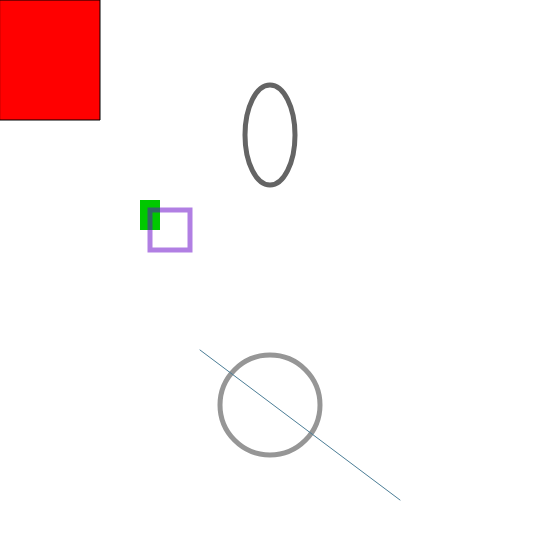
Frame 1 (no input)
Frame 60 (no input): identical to frame 1, image omitted
Frame 120 (the mouse pressed at the canvas centre since frame 60): identical to frame 1, image omitted

The p5.js sketch that drew this single still picture (run headless with seeded random() and noise() and a simulated clock; from frame 60 on, the mouse is pressed at the canvas centre):

// p5.js sketch
// ── sketch.js
function setup() {
    createCanvas(540, 540);
    background(255); // Bonne pratique : rafraîchir l'arrière-plan une première fois dans le 'setup'
}

function draw() {
    background(255); // Rafraîchissement de l'arrière-plan
    // Rectangle
    fill('#FF0000');
    stroke('rgb(0, 0, 0)');
    rect(0, 0, 100, 120);
    // Rectangle
    fill(0, 200, 0);
    noStroke();
    rect(140, 200, 20, 30);
    // Rectangle
    stroke('rgba(100, 0, 200, 0.5)');
    strokeWeight(5);
    noFill();
    rect(150, 210, 40, 40);
    // Ellipse
    stroke(100);
    ellipse(width/2, height/4, 50, 100);
    // Ellipse
    var c1 = color(150, 150, 150);
    stroke(c1);
    ellipse(width/2, 3*height/4, 100, 100);
    // Ligne
    var l = brightness(c1);
    colorMode(HSB);
    var c2 = color(200, 50, l);
    colorMode(RGB);
    stroke(c2);
    strokeWeight(1);
    line(200, 350, 400, 500);
}
